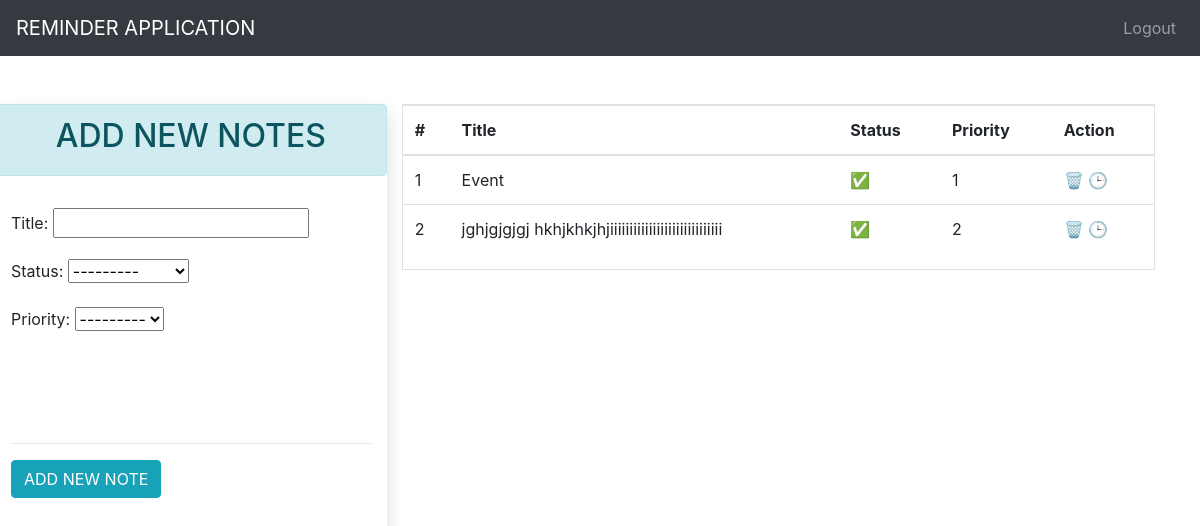
The app's page / (signed in), older data.
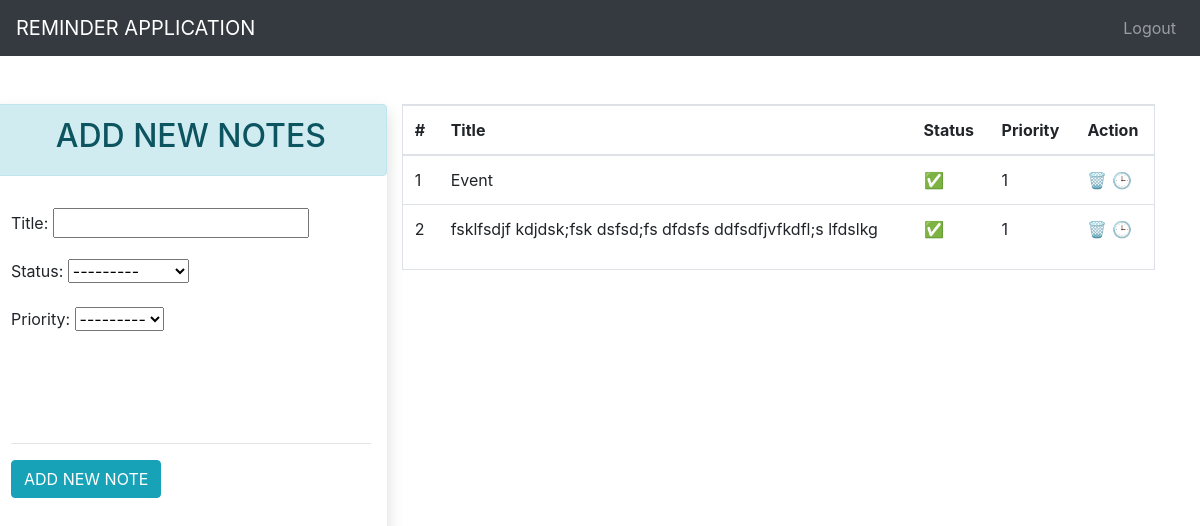
The same page, newer data.
### app/models.py (models this page shows)
class TODO(models.Model):
    status_choices = [
    ('C', 'COMPLETED'),
    ('P', 'PENDING'),
    ]
    priority_choices = [
    ('1', '1️⃣'),
    ('2', '2️⃣'),
    ('3', '3️⃣'),
    ('4', '4️⃣'),
    ('5', '5️⃣'),
    ('6', '6️⃣'),
    ('7', '7️⃣'),
    ('8', '8️⃣'),
    ('9', '9️⃣'),
    ('10', '🔟'),
    ]
    title = models.CharField(max_length=500)
    status = models.CharField(max_length=2 , choices=status_choices)
    user  = models.ForeignKey(User  , on_delete= models.CASCADE)
    date = models.DateTimeField(auto_now_add=True)
    priority = models.CharField(max_length=2 , choices=priority_choices)

### app/views.py (the view)
# urls.py: path('' , home , name='home' ),
@login_required(login_url='login')
def home(request):
    if request.user.is_authenticated:
        user = request.user
        form = TODOForm()
        todos = TODO.objects.filter(user = user).order_by('priority')
        return render(request , 'index.html' , context={'form' : form , 'todos' : todos})

### app/forms.py
class TODOForm(ModelForm):
    class Meta:
        model = TODO
        fields = ['title' , 'status' , 'priority']

### app/templates/index.html (shortened to what this page needs)
{% extends 'base.html' %}
{% block content %}
<div>
  <div class="container pt-4">
    <div class="row  p-0 mt-4" style="height: 450px; display: flex; margin-left: -50px;">
      <div class="col-lg-4 mx-auto shadow p-0">
        <div class="alert alert-info text-center">
          <h2>ADD NEW NOTES</h2>
        </div>
        <div class="p-3">
          <form action="/add-todo/" method="POST">
            {{form.as_p}}
            <br><br><br>
            <hr>
            <input type="submit" value="ADD NEW NOTE" class="btn btn-info">
          </form>
        </div>
      </div>
      <div class="col">
        <div class="border">
          {% if todos|length == 0 %}
          <div class="p-4">
            <br>
            <br>
            <div class="alert alert-info text-center">
              <p class="" style="font-size: 30px;">No Todos</p>
            </div>
            <br>
            <br>
          </div>
          {%else%}
          <div>
            <table class="table">
              <thead>
                <tr>
                  <th>#</th>
                  <th>Title</th>
                  <th>Status</th>
                  <th>Priority</th>
                  <th>Action</th>
                </tr>
              </thead>
              <tbody>
                {% for todo in todos %}
                <tr>
                  <td>{{forloop.counter}}</td>
                  <td>{{todo.title}}</td>
                  <td>
                    {% if todo.status == 'C'%}
                    ✅
                    {%else%}
                    🕒
                    {%endif%}
                  </td>
                  <td>{{todo.priority}}</td>
                  <td>
                    <a href="/delete-todo/{{todo.id}}" title="Delete" class="">🗑️</a>
                    {% if todo.status == 'P'%}
                    <a href="/change-status/{{todo.id}}/C" title="Mark Completed" class="">✅</a>
                    {%else%}
                    <a href="/change-status/{{todo.id}}/P" title="Mark Pending" class="">🕒</a>
                    {%endif%}
                  </td>
                </tr>
                {%endfor%}
              </tbody>
            </table>
          </div>
          {%endif%}
        </div>
      </div>
    </div>
  </div>
</div>
{% endblock %}

Row changes from the older to the newer data that the page shows:
removed TODO: title "jghjgjgjgj hkhjkhkjhjiiiiiiiiiiiiiiiiiiiiiiiiiiiii", priority "2"
added TODO: title "fsklfsdjf kdjdsk;fsk dsfsd;fs dfdsfs ddfsdfjvfkdfl;s lfdslkg", priority "1"
